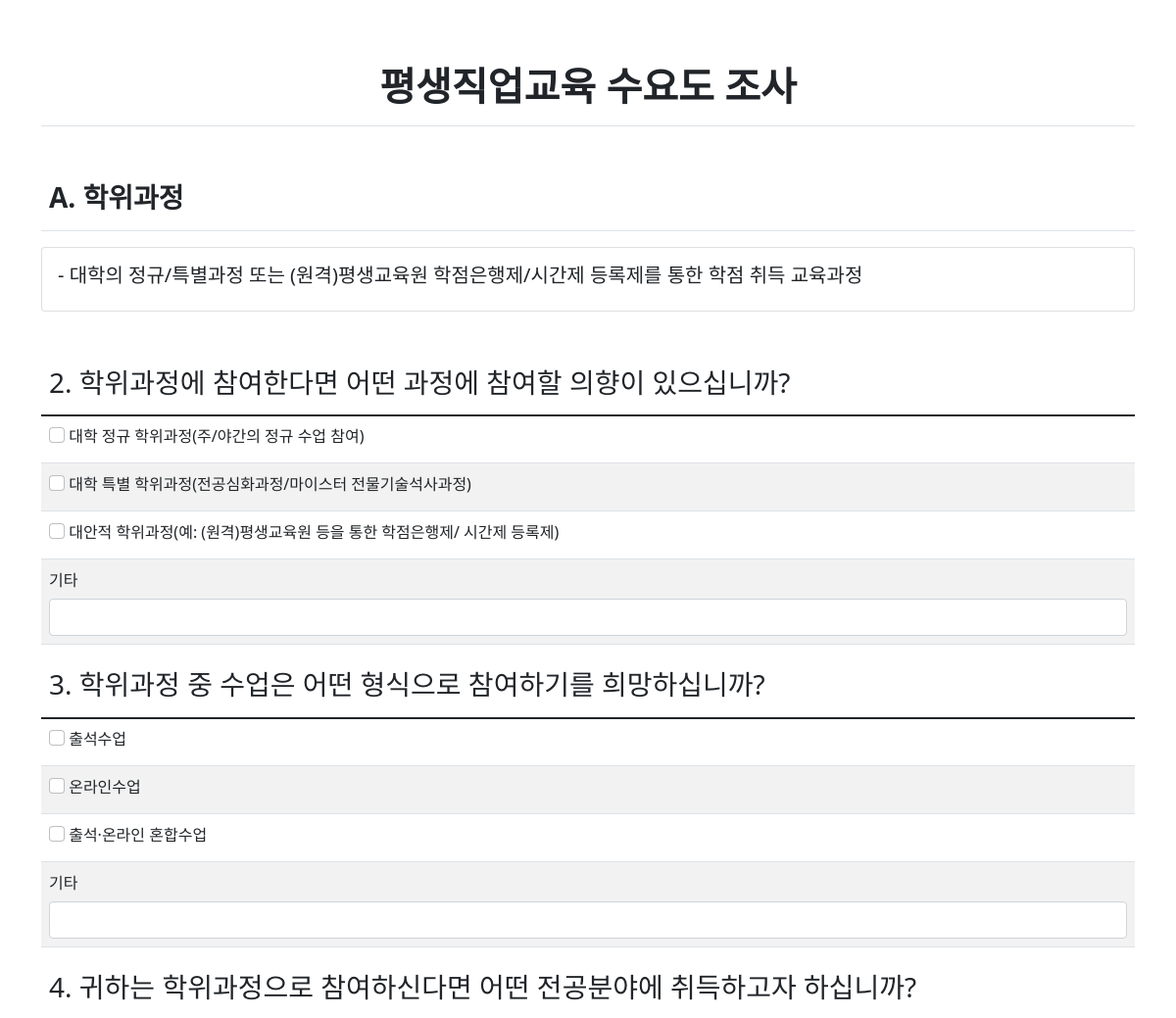
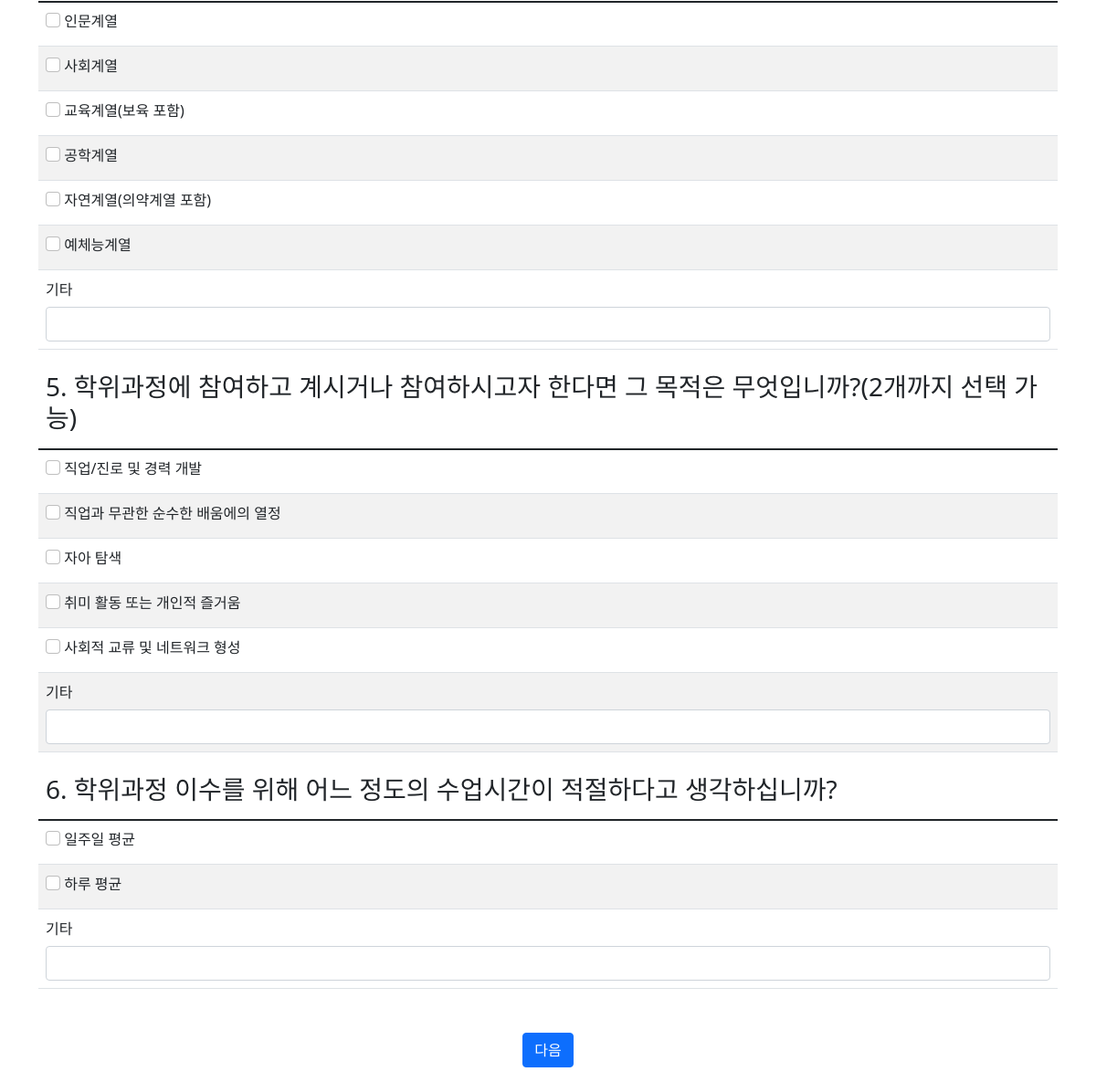
The page /survey/A/Detail/ on the database its author committed (2 pictures, top to bottom).
### survey/models.py (models this page shows)
class Question(models.Model):
    sort = models.CharField(max_length=1)
    idx = models.IntegerField()
    question = models.TextField(null=True)
    status = models.CharField(max_length=1, default='y')
    def __str__(self):
        return self.question

class QuestionDetail(models.Model):
    question = models.ForeignKey(Question, on_delete=models.CASCADE)
    ans = models.TextField(null=True)

### survey/views.py (the view)
# urls.py: path('<str:question_sort>/Detail/', views.Detail, name='Detail'),
def Detail(request, question_sort):
    question = Question.objects.filter(sort=question_sort)
    survey_list = question.order_by('idx')
    context = {'survey_list': survey_list}
    return render(request, 'survey/ABDetail.html', context)

### templates/survey/ABDetail.html (shortened to what this page needs)
{% load static %}
<link rel="stylesheet" type="text/css" href="{% static 'bootstrap.min.css' %}">
<div class="container">
    <h1 class="border-bottom fw-bolder text-center py-3 my-5">평생직업교육 수요도 조사</h1>
</div>
<div class="container-md">
    <table class="table table-striped table-hover">
        <thead>
            <tr>
                <th><h3 class="fw-bold">{{survey_list.0.sort}}. {{survey_list.0.question}}</h3></th>
            </tr>
        </thead>
    </table>
    <div class="card mb-5">
        <div class="card-body">
            <div class="card-text fw-bold">
                <h5>- {{survey_list.0.questiondetail_set.all.0.ans}}</h5>
            </div>
        </div>
    </div>
</div>
<div class="container-md">
    <form method="post" action="{% url 'survey:save_survey' survey_list.0.sort %}">
        {% for survey in survey_list %}
        {% if survey.idx > 1 %}
        <table class="table table-striped table-hover">
            <thead>
                <tr>
                    <th><h3>{{survey.idx}}. {{survey}}</h3></th>
                </tr>
            </thead>
            <tbody>
                <tr>
                    {% for answer in survey.questiondetail_set.all %}
                    <tr>
                    <td>
                        <input type="checkbox" class="form-check-input" name="num{{survey.idx|stringformat:"s"}}" value="{{forloop.counter}}">
                        <label class="form-label">{{answer.ans}}</label>
                    </td>
                    {% endfor %}
                    </tr>
                    <tr>
                        <td>
                            <label class="form-label">기타</label>
                            <input type="text" class="form-control" name="etc{{survey.idx|stringformat:"s"}}">
                        </td>
                    </tr>
                </tr>
        </table>
        {% endif %}
        {% endfor %}
        <div class="mt-5 d-flex justify-content-center">
        <button class="btn btn-primary" type="submit">다음</button>
        </div>
    </form>
</div>

### rows shown on the page
Question: sort "A", question "학위과정", id.ans "대학의 정규/특별과정 또는 (원격)평생교육원 학점은행제/시간제 등록제를 통한 학점 취득 교육과정"
Question: idx "2", question "학위과정에 참여한다면 어떤 과정에 참여할 의향이 있으십니까?"
QuestionDetail: ans "대학 정규 학위과정(주/야간의 정규 수업 참여)"
QuestionDetail: ans "대학 특별 학위과정(전공심화과정/마이스터 전물기술석사과정)"
QuestionDetail: ans "대안적 학위과정(예: (원격)평생교육원 등을 통한 학점은행제/ 시간제 등록제)"
Question: idx "3", question "학위과정 중 수업은 어떤 형식으로 참여하기를 희망하십니까?"
QuestionDetail: ans "출석수업"
QuestionDetail: ans "온라인수업"
QuestionDetail: ans "출석·온라인 혼합수업"
Question: idx "4", question "귀하는 학위과정으로 참여하신다면 어떤 전공분야에 취득하고자 하십니까?"
QuestionDetail: ans "인문계열"
QuestionDetail: ans "사회계열"
QuestionDetail: ans "교육계열(보육 포함)"
QuestionDetail: ans "공학계열"
QuestionDetail: ans "자연계열(의약계열 포함)"
QuestionDetail: ans "예체능계열"
Question: idx "5", question "학위과정에 참여하고 계시거나 참여하시고자 한다면 그 목적은 무엇입니까?(2개까지 선택 가능)"
QuestionDetail: ans "직업/진로 및 경력 개발"
QuestionDetail: ans "직업과 무관한 순수한 배움에의 열정"
QuestionDetail: ans "자아 탐색"
QuestionDetail: ans "취미 활동 또는 개인적 즐거움"
QuestionDetail: ans "사회적 교류 및 네트워크 형성"
Question: idx "6", question "학위과정 이수를 위해 어느 정도의 수업시간이 적절하다고 생각하십니까?"
QuestionDetail: ans "일주일 평균"
QuestionDetail: ans "하루 평균"
